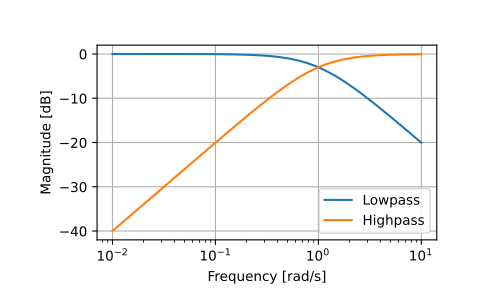

Source code (Python):
from scipy import signal
import matplotlib.pyplot as plt

lp = signal.lti([1.0], [1.0, 1.0])
hp = signal.lti(*signal.lp2hp(lp.num, lp.den))
w, mag_lp, p_lp = lp.bode()
w, mag_hp, p_hp = hp.bode(w)

plt.plot(w, mag_lp, label='Lowpass')
plt.plot(w, mag_hp, label='Highpass')
plt.semilogx()
plt.grid()
plt.xlabel('Frequency [rad/s]')
plt.ylabel('Magnitude [dB]')
plt.legend()
